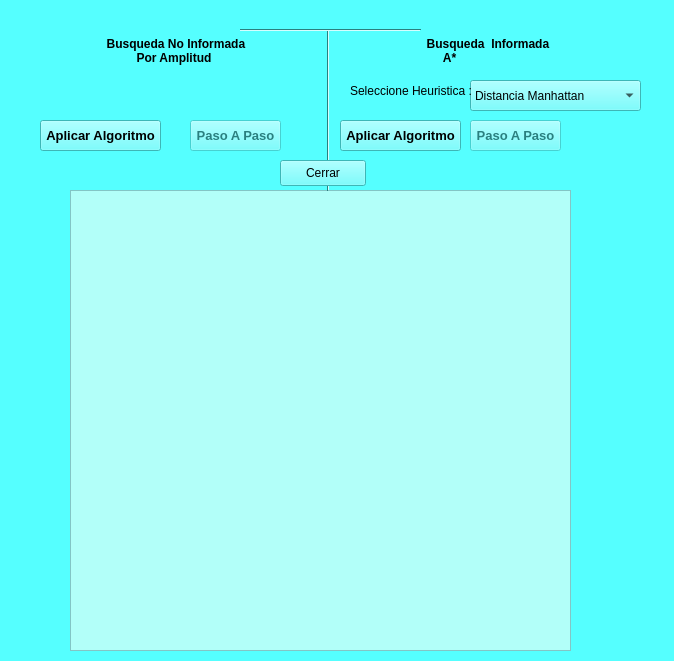
<?xml version="1.0" encoding="UTF-8"?>
<ui version="4.0">
 <class>mapa</class>
 <widget class="QWidget" name="mapa">
  <property name="windowModality">
   <enum>Qt::ApplicationModal</enum>
  </property>
  <property name="enabled">
   <bool>true</bool>
  </property>
  <property name="geometry">
   <rect>
    <x>0</x>
    <y>0</y>
    <width>674</width>
    <height>661</height>
   </rect>
  </property>
  <property name="sizePolicy">
   <sizepolicy hsizetype="Fixed" vsizetype="Fixed">
    <horstretch>0</horstretch>
    <verstretch>0</verstretch>
   </sizepolicy>
  </property>
  <property name="palette">
   <palette>
    <active>
     <colorrole role="WindowText">
      <brush brushstyle="SolidPattern">
       <color alpha="255">
        <red>0</red>
        <green>0</green>
        <blue>0</blue>
       </color>
      </brush>
     </colorrole>
     <colorrole role="Button">
      <brush brushstyle="SolidPattern">
       <color alpha="255">
        <red>85</red>
        <green>255</green>
        <blue>255</blue>
       </color>
      </brush>
     </colorrole>
     <colorrole role="Light">
      <brush brushstyle="SolidPattern">
       <color alpha="255">
        <red>213</red>
        <green>255</green>
        <blue>255</blue>
       </color>
      </brush>
     </colorrole>
     <colorrole role="Midlight">
      <brush brushstyle="SolidPattern">
       <color alpha="255">
        <red>149</red>
        <green>255</green>
        <blue>255</blue>
       </color>
      </brush>
     </colorrole>
     <colorrole role="Dark">
      <brush brushstyle="SolidPattern">
       <color alpha="255">
        <red>42</red>
        <green>127</green>
        <blue>127</blue>
       </color>
      </brush>
     </colorrole>
     <colorrole role="Mid">
      <brush brushstyle="SolidPattern">
       <color alpha="255">
        <red>56</red>
        <green>170</green>
        <blue>170</blue>
       </color>
      </brush>
     </colorrole>
     <colorrole role="Text">
      <brush brushstyle="SolidPattern">
       <color alpha="255">
        <red>0</red>
        <green>0</green>
        <blue>0</blue>
       </color>
      </brush>
     </colorrole>
     <colorrole role="BrightText">
      <brush brushstyle="SolidPattern">
       <color alpha="255">
        <red>255</red>
        <green>255</green>
        <blue>255</blue>
       </color>
      </brush>
     </colorrole>
     <colorrole role="ButtonText">
      <brush brushstyle="SolidPattern">
       <color alpha="255">
        <red>0</red>
        <green>0</green>
        <blue>0</blue>
       </color>
      </brush>
     </colorrole>
     <colorrole role="Base">
      <brush brushstyle="SolidPattern">
       <color alpha="255">
        <red>255</red>
        <green>255</green>
        <blue>255</blue>
       </color>
      </brush>
     </colorrole>
     <colorrole role="Window">
      <brush brushstyle="SolidPattern">
       <color alpha="255">
        <red>85</red>
        <green>255</green>
        <blue>255</blue>
       </color>
      </brush>
     </colorrole>
     <colorrole role="Shadow">
      <brush brushstyle="SolidPattern">
       <color alpha="255">
        <red>0</red>
        <green>0</green>
        <blue>0</blue>
       </color>
      </brush>
     </colorrole>
     <colorrole role="AlternateBase">
      <brush brushstyle="SolidPattern">
       <color alpha="255">
        <red>170</red>
        <green>255</green>
        <blue>255</blue>
       </color>
      </brush>
     </colorrole>
     <colorrole role="ToolTipBase">
      <brush brushstyle="SolidPattern">
       <color alpha="255">
        <red>255</red>
        <green>255</green>
        <blue>220</blue>
       </color>
      </brush>
     </colorrole>
     <colorrole role="ToolTipText">
      <brush brushstyle="SolidPattern">
       <color alpha="255">
        <red>0</red>
        <green>0</green>
        <blue>0</blue>
       </color>
      </brush>
     </colorrole>
    </active>
    <inactive>
     <colorrole role="WindowText">
      <brush brushstyle="SolidPattern">
       <color alpha="255">
        <red>0</red>
        <green>0</green>
        <blue>0</blue>
       </color>
      </brush>
     </colorrole>
     <colorrole role="Button">
      <brush brushstyle="SolidPattern">
       <color alpha="255">
        <red>85</red>
        <green>255</green>
        <blue>255</blue>
       </color>
      </brush>
     </colorrole>
     <colorrole role="Light">
      <brush brushstyle="SolidPattern">
       <color alpha="255">
        <red>213</red>
        <green>255</green>
        <blue>255</blue>
       </color>
      </brush>
     </colorrole>
     <colorrole role="Midlight">
      <brush brushstyle="SolidPattern">
       <color alpha="255">
        <red>149</red>
        <green>255</green>
        <blue>255</blue>
       </color>
      </brush>
     </colorrole>
     <colorrole role="Dark">
      <brush brushstyle="SolidPattern">
       <color alpha="255">
        <red>42</red>
        <green>127</green>
        <blue>127</blue>
       </color>
      </brush>
     </colorrole>
     <colorrole role="Mid">
      <brush brushstyle="SolidPattern">
       <color alpha="255">
        <red>56</red>
        <green>170</green>
        <blue>170</blue>
       </color>
      </brush>
     </colorrole>
     <colorrole role="Text">
      <brush brushstyle="SolidPattern">
       <color alpha="255">
        <red>0</red>
        <green>0</green>
        <blue>0</blue>
       </color>
      </brush>
     </colorrole>
     <colorrole role="BrightText">
      <brush brushstyle="SolidPattern">
       <color alpha="255">
        <red>255</red>
        <green>255</green>
        <blue>255</blue>
       </color>
      </brush>
     </colorrole>
     <colorrole role="ButtonText">
      <brush brushstyle="SolidPattern">
       <color alpha="255">
        <red>0</red>
        <green>0</green>
        <blue>0</blue>
       </color>
      </brush>
     </colorrole>
     <colorrole role="Base">
      <brush brushstyle="SolidPattern">
       <color alpha="255">
        <red>255</red>
        <green>255</green>
        <blue>255</blue>
       </color>
      </brush>
     </colorrole>
     <colorrole role="Window">
      <brush brushstyle="SolidPattern">
       <color alpha="255">
        <red>85</red>
        <green>255</green>
        <blue>255</blue>
       </color>
      </brush>
     </colorrole>
     <colorrole role="Shadow">
      <brush brushstyle="SolidPattern">
       <color alpha="255">
        <red>0</red>
        <green>0</green>
        <blue>0</blue>
       </color>
      </brush>
     </colorrole>
     <colorrole role="AlternateBase">
      <brush brushstyle="SolidPattern">
       <color alpha="255">
        <red>170</red>
        <green>255</green>
        <blue>255</blue>
       </color>
      </brush>
     </colorrole>
     <colorrole role="ToolTipBase">
      <brush brushstyle="SolidPattern">
       <color alpha="255">
        <red>255</red>
        <green>255</green>
        <blue>220</blue>
       </color>
      </brush>
     </colorrole>
     <colorrole role="ToolTipText">
      <brush brushstyle="SolidPattern">
       <color alpha="255">
        <red>0</red>
        <green>0</green>
        <blue>0</blue>
       </color>
      </brush>
     </colorrole>
    </inactive>
    <disabled>
     <colorrole role="WindowText">
      <brush brushstyle="SolidPattern">
       <color alpha="255">
        <red>42</red>
        <green>127</green>
        <blue>127</blue>
       </color>
      </brush>
     </colorrole>
     <colorrole role="Button">
      <brush brushstyle="SolidPattern">
       <color alpha="255">
        <red>85</red>
        <green>255</green>
        <blue>255</blue>
       </color>
      </brush>
     </colorrole>
     <colorrole role="Light">
      <brush brushstyle="SolidPattern">
       <color alpha="255">
        <red>213</red>
        <green>255</green>
        <blue>255</blue>
       </color>
      </brush>
     </colorrole>
     <colorrole role="Midlight">
      <brush brushstyle="SolidPattern">
       <color alpha="255">
        <red>149</red>
        <green>255</green>
        <blue>255</blue>
       </color>
      </brush>
     </colorrole>
     <colorrole role="Dark">
      <brush brushstyle="SolidPattern">
       <color alpha="255">
        <red>42</red>
        <green>127</green>
        <blue>127</blue>
       </color>
      </brush>
     </colorrole>
     <colorrole role="Mid">
      <brush brushstyle="SolidPattern">
       <color alpha="255">
        <red>56</red>
        <green>170</green>
        <blue>170</blue>
       </color>
      </brush>
     </colorrole>
     <colorrole role="Text">
      <brush brushstyle="SolidPattern">
       <color alpha="255">
        <red>42</red>
        <green>127</green>
        <blue>127</blue>
       </color>
      </brush>
     </colorrole>
     <colorrole role="BrightText">
      <brush brushstyle="SolidPattern">
       <color alpha="255">
        <red>255</red>
        <green>255</green>
        <blue>255</blue>
       </color>
      </brush>
     </colorrole>
     <colorrole role="ButtonText">
      <brush brushstyle="SolidPattern">
       <color alpha="255">
        <red>42</red>
        <green>127</green>
        <blue>127</blue>
       </color>
      </brush>
     </colorrole>
     <colorrole role="Base">
      <brush brushstyle="SolidPattern">
       <color alpha="255">
        <red>85</red>
        <green>255</green>
        <blue>255</blue>
       </color>
      </brush>
     </colorrole>
     <colorrole role="Window">
      <brush brushstyle="SolidPattern">
       <color alpha="255">
        <red>85</red>
        <green>255</green>
        <blue>255</blue>
       </color>
      </brush>
     </colorrole>
     <colorrole role="Shadow">
      <brush brushstyle="SolidPattern">
       <color alpha="255">
        <red>0</red>
        <green>0</green>
        <blue>0</blue>
       </color>
      </brush>
     </colorrole>
     <colorrole role="AlternateBase">
      <brush brushstyle="SolidPattern">
       <color alpha="255">
        <red>85</red>
        <green>255</green>
        <blue>255</blue>
       </color>
      </brush>
     </colorrole>
     <colorrole role="ToolTipBase">
      <brush brushstyle="SolidPattern">
       <color alpha="255">
        <red>255</red>
        <green>255</green>
        <blue>220</blue>
       </color>
      </brush>
     </colorrole>
     <colorrole role="ToolTipText">
      <brush brushstyle="SolidPattern">
       <color alpha="255">
        <red>0</red>
        <green>0</green>
        <blue>0</blue>
       </color>
      </brush>
     </colorrole>
    </disabled>
   </palette>
  </property>
  <property name="windowTitle">
   <string>Mapa-UV</string>
  </property>
  <widget class="QTableWidget" name="tableWidget">
   <property name="geometry">
    <rect>
     <x>70</x>
     <y>190</y>
     <width>501</width>
     <height>461</height>
    </rect>
   </property>
   <property name="palette">
    <palette>
     <active>
      <colorrole role="WindowText">
       <brush brushstyle="SolidPattern">
        <color alpha="255">
         <red>0</red>
         <green>0</green>
         <blue>0</blue>
        </color>
       </brush>
      </colorrole>
      <colorrole role="Button">
       <brush brushstyle="SolidPattern">
        <color alpha="255">
         <red>170</red>
         <green>255</green>
         <blue>255</blue>
        </color>
       </brush>
      </colorrole>
      <colorrole role="Light">
       <brush brushstyle="SolidPattern">
        <color alpha="255">
         <red>255</red>
         <green>255</green>
         <blue>255</blue>
        </color>
       </brush>
      </colorrole>
      <colorrole role="Midlight">
       <brush brushstyle="SolidPattern">
        <color alpha="255">
         <red>212</red>
         <green>255</green>
         <blue>255</blue>
        </color>
       </brush>
      </colorrole>
      <colorrole role="Dark">
       <brush brushstyle="SolidPattern">
        <color alpha="255">
         <red>85</red>
         <green>127</green>
         <blue>127</blue>
        </color>
       </brush>
      </colorrole>
      <colorrole role="Mid">
       <brush brushstyle="SolidPattern">
        <color alpha="255">
         <red>113</red>
         <green>170</green>
         <blue>170</blue>
        </color>
       </brush>
      </colorrole>
      <colorrole role="Text">
       <brush brushstyle="SolidPattern">
        <color alpha="255">
         <red>0</red>
         <green>0</green>
         <blue>0</blue>
        </color>
       </brush>
      </colorrole>
      <colorrole role="BrightText">
       <brush brushstyle="SolidPattern">
        <color alpha="255">
         <red>255</red>
         <green>255</green>
         <blue>255</blue>
        </color>
       </brush>
      </colorrole>
      <colorrole role="ButtonText">
       <brush brushstyle="SolidPattern">
        <color alpha="255">
         <red>0</red>
         <green>0</green>
         <blue>0</blue>
        </color>
       </brush>
      </colorrole>
      <colorrole role="Base">
       <brush brushstyle="SolidPattern">
        <color alpha="255">
         <red>178</red>
         <green>255</green>
         <blue>249</blue>
        </color>
       </brush>
      </colorrole>
      <colorrole role="Window">
       <brush brushstyle="SolidPattern">
        <color alpha="255">
         <red>170</red>
         <green>255</green>
         <blue>255</blue>
        </color>
       </brush>
      </colorrole>
      <colorrole role="Shadow">
       <brush brushstyle="SolidPattern">
        <color alpha="255">
         <red>0</red>
         <green>0</green>
         <blue>0</blue>
        </color>
       </brush>
      </colorrole>
      <colorrole role="AlternateBase">
       <brush brushstyle="SolidPattern">
        <color alpha="255">
         <red>212</red>
         <green>255</green>
         <blue>255</blue>
        </color>
       </brush>
      </colorrole>
      <colorrole role="ToolTipBase">
       <brush brushstyle="SolidPattern">
        <color alpha="255">
         <red>255</red>
         <green>255</green>
         <blue>220</blue>
        </color>
       </brush>
      </colorrole>
      <colorrole role="ToolTipText">
       <brush brushstyle="SolidPattern">
        <color alpha="255">
         <red>0</red>
         <green>0</green>
         <blue>0</blue>
        </color>
       </brush>
      </colorrole>
     </active>
     <inactive>
      <colorrole role="WindowText">
       <brush brushstyle="SolidPattern">
        <color alpha="255">
         <red>0</red>
         <green>0</green>
         <blue>0</blue>
        </color>
       </brush>
      </colorrole>
      <colorrole role="Button">
       <brush brushstyle="SolidPattern">
        <color alpha="255">
         <red>170</red>
         <green>255</green>
         <blue>255</blue>
        </color>
       </brush>
      </colorrole>
      <colorrole role="Light">
       <brush brushstyle="SolidPattern">
        <color alpha="255">
         <red>255</red>
         <green>255</green>
         <blue>255</blue>
        </color>
       </brush>
      </colorrole>
      <colorrole role="Midlight">
       <brush brushstyle="SolidPattern">
        <color alpha="255">
         <red>212</red>
         <green>255</green>
         <blue>255</blue>
        </color>
       </brush>
      </colorrole>
      <colorrole role="Dark">
       <brush brushstyle="SolidPattern">
        <color alpha="255">
         <red>85</red>
         <green>127</green>
         <blue>127</blue>
        </color>
       </brush>
      </colorrole>
      <colorrole role="Mid">
       <brush brushstyle="SolidPattern">
        <color alpha="255">
         <red>113</red>
         <green>170</green>
         <blue>170</blue>
        </color>
       </brush>
      </colorrole>
      <colorrole role="Text">
       <brush brushstyle="SolidPattern">
        <color alpha="255">
         <red>0</red>
         <green>0</green>
         <blue>0</blue>
        </color>
       </brush>
      </colorrole>
      <colorrole role="BrightText">
       <brush brushstyle="SolidPattern">
        <color alpha="255">
         <red>255</red>
         <green>255</green>
         <blue>255</blue>
        </color>
       </brush>
      </colorrole>
      <colorrole role="ButtonText">
       <brush brushstyle="SolidPattern">
        <color alpha="255">
         <red>0</red>
         <green>0</green>
         <blue>0</blue>
        </color>
       </brush>
      </colorrole>
      <colorrole role="Base">
       <brush brushstyle="SolidPattern">
        <color alpha="255">
         <red>178</red>
         <green>255</green>
         <blue>249</blue>
        </color>
       </brush>
      </colorrole>
      <colorrole role="Window">
       <brush brushstyle="SolidPattern">
        <color alpha="255">
         <red>170</red>
         <green>255</green>
         <blue>255</blue>
        </color>
       </brush>
      </colorrole>
      <colorrole role="Shadow">
       <brush brushstyle="SolidPattern">
        <color alpha="255">
         <red>0</red>
         <green>0</green>
         <blue>0</blue>
        </color>
       </brush>
      </colorrole>
      <colorrole role="AlternateBase">
       <brush brushstyle="SolidPattern">
        <color alpha="255">
         <red>212</red>
         <green>255</green>
         <blue>255</blue>
        </color>
       </brush>
      </colorrole>
      <colorrole role="ToolTipBase">
       <brush brushstyle="SolidPattern">
        <color alpha="255">
         <red>255</red>
         <green>255</green>
         <blue>220</blue>
        </color>
       </brush>
      </colorrole>
      <colorrole role="ToolTipText">
       <brush brushstyle="SolidPattern">
        <color alpha="255">
         <red>0</red>
         <green>0</green>
         <blue>0</blue>
        </color>
       </brush>
      </colorrole>
     </inactive>
     <disabled>
      <colorrole role="WindowText">
       <brush brushstyle="SolidPattern">
        <color alpha="255">
         <red>85</red>
         <green>127</green>
         <blue>127</blue>
        </color>
       </brush>
      </colorrole>
      <colorrole role="Button">
       <brush brushstyle="SolidPattern">
        <color alpha="255">
         <red>170</red>
         <green>255</green>
         <blue>255</blue>
        </color>
       </brush>
      </colorrole>
      <colorrole role="Light">
       <brush brushstyle="SolidPattern">
        <color alpha="255">
         <red>255</red>
         <green>255</green>
         <blue>255</blue>
        </color>
       </brush>
      </colorrole>
      <colorrole role="Midlight">
       <brush brushstyle="SolidPattern">
        <color alpha="255">
         <red>212</red>
         <green>255</green>
         <blue>255</blue>
        </color>
       </brush>
      </colorrole>
      <colorrole role="Dark">
       <brush brushstyle="SolidPattern">
        <color alpha="255">
         <red>85</red>
         <green>127</green>
         <blue>127</blue>
        </color>
       </brush>
      </colorrole>
      <colorrole role="Mid">
       <brush brushstyle="SolidPattern">
        <color alpha="255">
         <red>113</red>
         <green>170</green>
         <blue>170</blue>
        </color>
       </brush>
      </colorrole>
      <colorrole role="Text">
       <brush brushstyle="SolidPattern">
        <color alpha="255">
         <red>85</red>
         <green>127</green>
         <blue>127</blue>
        </color>
       </brush>
      </colorrole>
      <colorrole role="BrightText">
       <brush brushstyle="SolidPattern">
        <color alpha="255">
         <red>255</red>
         <green>255</green>
         <blue>255</blue>
        </color>
       </brush>
      </colorrole>
      <colorrole role="ButtonText">
       <brush brushstyle="SolidPattern">
        <color alpha="255">
         <red>85</red>
         <green>127</green>
         <blue>127</blue>
        </color>
       </brush>
      </colorrole>
      <colorrole role="Base">
       <brush brushstyle="SolidPattern">
        <color alpha="255">
         <red>170</red>
         <green>255</green>
         <blue>255</blue>
        </color>
       </brush>
      </colorrole>
      <colorrole role="Window">
       <brush brushstyle="SolidPattern">
        <color alpha="255">
         <red>170</red>
         <green>255</green>
         <blue>255</blue>
        </color>
       </brush>
      </colorrole>
      <colorrole role="Shadow">
       <brush brushstyle="SolidPattern">
        <color alpha="255">
         <red>0</red>
         <green>0</green>
         <blue>0</blue>
        </color>
       </brush>
      </colorrole>
      <colorrole role="AlternateBase">
       <brush brushstyle="SolidPattern">
        <color alpha="255">
         <red>170</red>
         <green>255</green>
         <blue>255</blue>
        </color>
       </brush>
      </colorrole>
      <colorrole role="ToolTipBase">
       <brush brushstyle="SolidPattern">
        <color alpha="255">
         <red>255</red>
         <green>255</green>
         <blue>220</blue>
        </color>
       </brush>
      </colorrole>
      <colorrole role="ToolTipText">
       <brush brushstyle="SolidPattern">
        <color alpha="255">
         <red>0</red>
         <green>0</green>
         <blue>0</blue>
        </color>
       </brush>
      </colorrole>
     </disabled>
    </palette>
   </property>
   <property name="autoFillBackground">
    <bool>true</bool>
   </property>
   <property name="editTriggers">
    <set>QAbstractItemView::NoEditTriggers</set>
   </property>
   <property name="tabKeyNavigation">
    <bool>false</bool>
   </property>
   <property name="showDropIndicator" stdset="0">
    <bool>false</bool>
   </property>
   <property name="dragDropOverwriteMode">
    <bool>false</bool>
   </property>
   <property name="textElideMode">
    <enum>Qt::ElideMiddle</enum>
   </property>
   <property name="gridStyle">
    <enum>Qt::SolidLine</enum>
   </property>
   <property name="sortingEnabled">
    <bool>false</bool>
   </property>
   <property name="cornerButtonEnabled">
    <bool>false</bool>
   </property>
   <attribute name="horizontalHeaderDefaultSectionSize">
    <number>40</number>
   </attribute>
  </widget>
  <widget class="QPushButton" name="paso_amplitud">
   <property name="enabled">
    <bool>false</bool>
   </property>
   <property name="geometry">
    <rect>
     <x>190</x>
     <y>120</y>
     <width>91</width>
     <height>31</height>
    </rect>
   </property>
   <property name="sizePolicy">
    <sizepolicy hsizetype="Expanding" vsizetype="Expanding">
     <horstretch>0</horstretch>
     <verstretch>0</verstretch>
    </sizepolicy>
   </property>
   <property name="font">
    <font>
     <pointsize>10</pointsize>
     <weight>75</weight>
     <italic>false</italic>
     <bold>true</bold>
     <underline>false</underline>
     <strikeout>false</strikeout>
     <kerning>true</kerning>
    </font>
   </property>
   <property name="mouseTracking">
    <bool>false</bool>
   </property>
   <property name="toolTip">
    <string>Aplicar Paso a Paso</string>
   </property>
   <property name="text">
    <string>Paso A Paso</string>
   </property>
   <property name="icon">
    <iconset>
     <normaloff>../logos/step.png</normaloff>../logos/step.png</iconset>
   </property>
  </widget>
  <widget class="QLabel" name="label">
   <property name="geometry">
    <rect>
     <x>90</x>
     <y>30</y>
     <width>171</width>
     <height>41</height>
    </rect>
   </property>
   <property name="sizePolicy">
    <sizepolicy hsizetype="Expanding" vsizetype="Expanding">
     <horstretch>0</horstretch>
     <verstretch>0</verstretch>
    </sizepolicy>
   </property>
   <property name="font">
    <font>
     <pointsize>9</pointsize>
     <weight>75</weight>
     <bold>true</bold>
    </font>
   </property>
   <property name="text">
    <string>     Busqueda No Informada
              Por Amplitud</string>
   </property>
  </widget>
  <widget class="QPushButton" name="Amplitud">
   <property name="geometry">
    <rect>
     <x>40</x>
     <y>120</y>
     <width>121</width>
     <height>31</height>
    </rect>
   </property>
   <property name="sizePolicy">
    <sizepolicy hsizetype="Expanding" vsizetype="Expanding">
     <horstretch>0</horstretch>
     <verstretch>0</verstretch>
    </sizepolicy>
   </property>
   <property name="font">
    <font>
     <pointsize>10</pointsize>
     <weight>75</weight>
     <italic>false</italic>
     <bold>true</bold>
     <underline>false</underline>
     <strikeout>false</strikeout>
     <kerning>true</kerning>
    </font>
   </property>
   <property name="mouseTracking">
    <bool>false</bool>
   </property>
   <property name="toolTip">
    <string>Amplitud</string>
   </property>
   <property name="text">
    <string>Aplicar Algoritmo</string>
   </property>
   <property name="icon">
    <iconset>
     <normaloff>../logos/apply.png</normaloff>../logos/apply.png</iconset>
   </property>
  </widget>
  <widget class="QLabel" name="label_2">
   <property name="geometry">
    <rect>
     <x>410</x>
     <y>30</y>
     <width>171</width>
     <height>41</height>
    </rect>
   </property>
   <property name="sizePolicy">
    <sizepolicy hsizetype="Expanding" vsizetype="Expanding">
     <horstretch>0</horstretch>
     <verstretch>0</verstretch>
    </sizepolicy>
   </property>
   <property name="font">
    <font>
     <pointsize>9</pointsize>
     <weight>75</weight>
     <bold>true</bold>
    </font>
   </property>
   <property name="text">
    <string>     Busqueda  Informada
          A*</string>
   </property>
  </widget>
  <widget class="QPushButton" name="paso_A_Asterisco">
   <property name="enabled">
    <bool>false</bool>
   </property>
   <property name="geometry">
    <rect>
     <x>470</x>
     <y>120</y>
     <width>91</width>
     <height>31</height>
    </rect>
   </property>
   <property name="sizePolicy">
    <sizepolicy hsizetype="Expanding" vsizetype="Expanding">
     <horstretch>0</horstretch>
     <verstretch>0</verstretch>
    </sizepolicy>
   </property>
   <property name="font">
    <font>
     <pointsize>10</pointsize>
     <weight>75</weight>
     <italic>false</italic>
     <bold>true</bold>
     <underline>false</underline>
     <strikeout>false</strikeout>
     <kerning>true</kerning>
    </font>
   </property>
   <property name="mouseTracking">
    <bool>false</bool>
   </property>
   <property name="toolTip">
    <string>Aplicar Paso a Paso</string>
   </property>
   <property name="text">
    <string>Paso A Paso</string>
   </property>
   <property name="icon">
    <iconset>
     <normaloff>../logos/step.png</normaloff>../logos/step.png</iconset>
   </property>
  </widget>
  <widget class="QPushButton" name="A_Asterisco">
   <property name="geometry">
    <rect>
     <x>340</x>
     <y>120</y>
     <width>121</width>
     <height>31</height>
    </rect>
   </property>
   <property name="sizePolicy">
    <sizepolicy hsizetype="Expanding" vsizetype="Expanding">
     <horstretch>0</horstretch>
     <verstretch>0</verstretch>
    </sizepolicy>
   </property>
   <property name="font">
    <font>
     <pointsize>10</pointsize>
     <weight>75</weight>
     <italic>false</italic>
     <bold>true</bold>
     <underline>false</underline>
     <strikeout>false</strikeout>
     <kerning>true</kerning>
    </font>
   </property>
   <property name="mouseTracking">
    <bool>false</bool>
   </property>
   <property name="toolTip">
    <string>Busqueda Informada</string>
   </property>
   <property name="text">
    <string>Aplicar Algoritmo</string>
   </property>
   <property name="icon">
    <iconset>
     <normaloff>../logos/apply.png</normaloff>../logos/apply.png</iconset>
   </property>
  </widget>
  <widget class="QComboBox" name="ComboHeuristica">
   <property name="geometry">
    <rect>
     <x>470</x>
     <y>80</y>
     <width>171</width>
     <height>31</height>
    </rect>
   </property>
   <property name="sizePolicy">
    <sizepolicy hsizetype="Expanding" vsizetype="Expanding">
     <horstretch>0</horstretch>
     <verstretch>0</verstretch>
    </sizepolicy>
   </property>
   <item>
    <property name="text">
     <string>Distancia Manhattan</string>
    </property>
   </item>
   <item>
    <property name="text">
     <string>Distancia Linea Recta</string>
    </property>
   </item>
  </widget>
  <widget class="QLabel" name="label_3">
   <property name="geometry">
    <rect>
     <x>350</x>
     <y>70</y>
     <width>121</width>
     <height>41</height>
    </rect>
   </property>
   <property name="sizePolicy">
    <sizepolicy hsizetype="Expanding" vsizetype="Expanding">
     <horstretch>0</horstretch>
     <verstretch>0</verstretch>
    </sizepolicy>
   </property>
   <property name="font">
    <font>
     <pointsize>9</pointsize>
    </font>
   </property>
   <property name="text">
    <string>Seleccione Heuristica :</string>
   </property>
  </widget>
  <widget class="Line" name="line">
   <property name="geometry">
    <rect>
     <x>320</x>
     <y>30</y>
     <width>16</width>
     <height>161</height>
    </rect>
   </property>
   <property name="sizePolicy">
    <sizepolicy hsizetype="Expanding" vsizetype="Expanding">
     <horstretch>0</horstretch>
     <verstretch>0</verstretch>
    </sizepolicy>
   </property>
   <property name="orientation">
    <enum>Qt::Vertical</enum>
   </property>
  </widget>
  <widget class="Line" name="line_2">
   <property name="geometry">
    <rect>
     <x>240</x>
     <y>20</y>
     <width>181</width>
     <height>20</height>
    </rect>
   </property>
   <property name="sizePolicy">
    <sizepolicy hsizetype="Expanding" vsizetype="Expanding">
     <horstretch>0</horstretch>
     <verstretch>0</verstretch>
    </sizepolicy>
   </property>
   <property name="orientation">
    <enum>Qt::Horizontal</enum>
   </property>
  </widget>
  <widget class="QLabel" name="Solucion">
   <property name="geometry">
    <rect>
     <x>510</x>
     <y>150</y>
     <width>131</width>
     <height>31</height>
    </rect>
   </property>
   <property name="text">
    <string/>
   </property>
  </widget>
  <widget class="QPushButton" name="btSalir">
   <property name="geometry">
    <rect>
     <x>280</x>
     <y>160</y>
     <width>86</width>
     <height>26</height>
    </rect>
   </property>
   <property name="text">
    <string>Cerrar</string>
   </property>
  </widget>
 </widget>
 <resources/>
 <connections/>
</ui>
